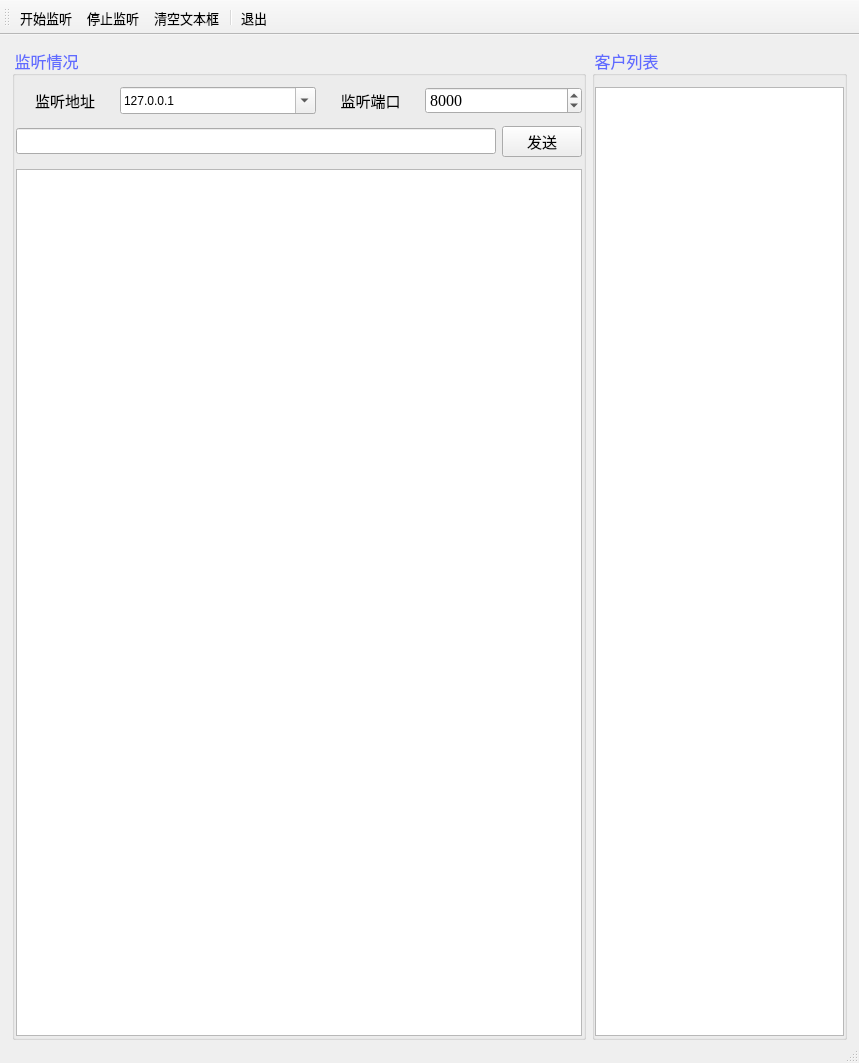
<?xml version="1.0" encoding="UTF-8"?>
<ui version="4.0">
 <class>MainWindow</class>
 <widget class="QMainWindow" name="MainWindow">
  <property name="geometry">
   <rect>
    <x>0</x>
    <y>0</y>
    <width>859</width>
    <height>1063</height>
   </rect>
  </property>
  <property name="windowTitle">
   <string>服务端</string>
  </property>
  <property name="windowIcon">
   <iconset resource="../icons.qrc">
    <normaloff>:/icon/qrc/tcpserver.png</normaloff>:/icon/qrc/tcpserver.png</iconset>
  </property>
  <widget class="QWidget" name="centralWidget">
   <layout class="QGridLayout" name="gridLayout_3" rowstretch="1,1000,1" columnstretch="1,1000,1">
    <property name="bottomMargin">
     <number>0</number>
    </property>
    <item row="0" column="1">
     <spacer name="verticalSpacer_5">
      <property name="orientation">
       <enum>Qt::Vertical</enum>
      </property>
      <property name="sizeHint" stdset="0">
       <size>
        <width>20</width>
        <height>6</height>
       </size>
      </property>
     </spacer>
    </item>
    <item row="1" column="0">
     <spacer name="horizontalSpacer_5">
      <property name="orientation">
       <enum>Qt::Horizontal</enum>
      </property>
      <property name="sizeHint" stdset="0">
       <size>
        <width>7</width>
        <height>20</height>
       </size>
      </property>
     </spacer>
    </item>
    <item row="1" column="1">
     <layout class="QHBoxLayout" name="horizontalLayout_3" stretch="90,40">
      <item>
       <widget class="QGroupBox" name="gbListen">
        <property name="font">
         <font>
          <family>微软雅黑</family>
          <pointsize>12</pointsize>
         </font>
        </property>
        <property name="styleSheet">
         <string notr="true">QGroupBox:title { 
	color: rgb(96, 107, 255);
}

QComboBox{
	font: 12pt &quot;Times New Roman&quot;;
}

QSpinBox{
	font: 12pt &quot;Times New Roman&quot;;
}</string>
        </property>
        <property name="title">
         <string>监听情况</string>
        </property>
        <layout class="QGridLayout" name="gridLayout" rowstretch="1,1000,1" columnstretch="1,1000,1">
         <property name="leftMargin">
          <number>0</number>
         </property>
         <property name="topMargin">
          <number>10</number>
         </property>
         <property name="rightMargin">
          <number>0</number>
         </property>
         <property name="bottomMargin">
          <number>0</number>
         </property>
         <property name="spacing">
          <number>0</number>
         </property>
         <item row="0" column="1">
          <spacer name="verticalSpacer">
           <property name="orientation">
            <enum>Qt::Vertical</enum>
           </property>
           <property name="sizeHint" stdset="0">
            <size>
             <width>20</width>
             <height>4</height>
            </size>
           </property>
          </spacer>
         </item>
         <item row="1" column="0">
          <spacer name="horizontalSpacer">
           <property name="orientation">
            <enum>Qt::Horizontal</enum>
           </property>
           <property name="sizeHint" stdset="0">
            <size>
             <width>3</width>
             <height>20</height>
            </size>
           </property>
          </spacer>
         </item>
         <item row="1" column="1">
          <layout class="QVBoxLayout" name="verticalLayout">
           <property name="spacing">
            <number>12</number>
           </property>
           <item>
            <layout class="QHBoxLayout" name="horizontalLayout" stretch="5,10,5,8">
             <item>
              <widget class="QLabel" name="lblAddress">
               <property name="font">
                <font>
                 <pointsize>10</pointsize>
                </font>
               </property>
               <property name="text">
                <string>&lt;html&gt;&lt;head/&gt;&lt;body&gt;&lt;p align=&quot;center&quot;&gt;&lt;span style=&quot; font-size:11pt;&quot;&gt;监听地址&lt;/span&gt;&lt;/p&gt;&lt;/body&gt;&lt;/html&gt;</string>
               </property>
              </widget>
             </item>
             <item>
              <widget class="QComboBox" name="cmbIPAddress">
               <property name="sizePolicy">
                <sizepolicy hsizetype="Preferred" vsizetype="Preferred">
                 <horstretch>0</horstretch>
                 <verstretch>0</verstretch>
                </sizepolicy>
               </property>
               <property name="font">
                <font>
                 <family>Times New Roman</family>
                 <pointsize>12</pointsize>
                </font>
               </property>
               <property name="statusTip">
                <string/>
               </property>
               <property name="editable">
                <bool>true</bool>
               </property>
               <property name="currentText">
                <string>127.0.0.1</string>
               </property>
               <property name="currentIndex">
                <number>0</number>
               </property>
               <item>
                <property name="text">
                 <string>127.0.0.1</string>
                </property>
               </item>
              </widget>
             </item>
             <item>
              <widget class="QLabel" name="lblPort">
               <property name="font">
                <font>
                 <pointsize>10</pointsize>
                </font>
               </property>
               <property name="text">
                <string>&lt;html&gt;&lt;head/&gt;&lt;body&gt;&lt;p align=&quot;center&quot;&gt;&lt;span style=&quot; font-size:11pt;&quot;&gt;监听端口&lt;/span&gt;&lt;/p&gt;&lt;/body&gt;&lt;/html&gt;</string>
               </property>
              </widget>
             </item>
             <item>
              <widget class="QSpinBox" name="spbPort">
               <property name="sizePolicy">
                <sizepolicy hsizetype="Minimum" vsizetype="Preferred">
                 <horstretch>0</horstretch>
                 <verstretch>0</verstretch>
                </sizepolicy>
               </property>
               <property name="font">
                <font>
                 <family>Times New Roman</family>
                 <pointsize>12</pointsize>
                 <weight>50</weight>
                 <italic>false</italic>
                 <bold>false</bold>
                </font>
               </property>
               <property name="minimum">
                <number>1</number>
               </property>
               <property name="maximum">
                <number>65535</number>
               </property>
               <property name="value">
                <number>8000</number>
               </property>
              </widget>
             </item>
            </layout>
           </item>
           <item>
            <layout class="QHBoxLayout" name="horizontalLayout_2">
             <item>
              <widget class="QLineEdit" name="edtMessage">
               <property name="font">
                <font>
                 <family>微软雅黑</family>
                 <pointsize>10</pointsize>
                </font>
               </property>
               <property name="statusTip">
                <string>发送内容</string>
               </property>
              </widget>
             </item>
             <item>
              <widget class="QPushButton" name="btnSendMessage">
               <property name="font">
                <font>
                 <family>微软雅黑</family>
                 <pointsize>11</pointsize>
                </font>
               </property>
               <property name="statusTip">
                <string>发送信息</string>
               </property>
               <property name="text">
                <string>发送</string>
               </property>
              </widget>
             </item>
            </layout>
           </item>
           <item>
            <widget class="QPlainTextEdit" name="edtOutputShow">
             <property name="font">
              <font>
               <family>微软雅黑</family>
               <pointsize>10</pointsize>
              </font>
             </property>
             <property name="readOnly">
              <bool>true</bool>
             </property>
            </widget>
           </item>
          </layout>
         </item>
         <item row="1" column="2">
          <spacer name="horizontalSpacer_2">
           <property name="orientation">
            <enum>Qt::Horizontal</enum>
           </property>
           <property name="sizeHint" stdset="0">
            <size>
             <width>40</width>
             <height>20</height>
            </size>
           </property>
          </spacer>
         </item>
         <item row="2" column="1">
          <spacer name="verticalSpacer_2">
           <property name="orientation">
            <enum>Qt::Vertical</enum>
           </property>
           <property name="sizeHint" stdset="0">
            <size>
             <width>20</width>
             <height>40</height>
            </size>
           </property>
          </spacer>
         </item>
        </layout>
       </widget>
      </item>
      <item>
       <widget class="QGroupBox" name="gbClient">
        <property name="font">
         <font>
          <family>微软雅黑</family>
          <pointsize>12</pointsize>
         </font>
        </property>
        <property name="styleSheet">
         <string notr="true">QGroupBox:title { 
	color: rgb(96, 107, 255);
}</string>
        </property>
        <property name="title">
         <string>客户列表</string>
        </property>
        <layout class="QGridLayout" name="gridLayout_2" rowstretch="1,1000,1" columnstretch="1,1000,1">
         <property name="leftMargin">
          <number>0</number>
         </property>
         <property name="topMargin">
          <number>10</number>
         </property>
         <property name="rightMargin">
          <number>0</number>
         </property>
         <property name="bottomMargin">
          <number>0</number>
         </property>
         <property name="spacing">
          <number>0</number>
         </property>
         <item row="0" column="1">
          <spacer name="verticalSpacer_3">
           <property name="orientation">
            <enum>Qt::Vertical</enum>
           </property>
           <property name="sizeHint" stdset="0">
            <size>
             <width>20</width>
             <height>0</height>
            </size>
           </property>
          </spacer>
         </item>
         <item row="1" column="0">
          <spacer name="horizontalSpacer_3">
           <property name="orientation">
            <enum>Qt::Horizontal</enum>
           </property>
           <property name="sizeHint" stdset="0">
            <size>
             <width>0</width>
             <height>20</height>
            </size>
           </property>
          </spacer>
         </item>
         <item row="1" column="1">
          <widget class="QListView" name="lstClientView">
           <property name="font">
            <font>
             <family>Times New Roman</family>
             <pointsize>12</pointsize>
            </font>
           </property>
          </widget>
         </item>
         <item row="1" column="2">
          <spacer name="horizontalSpacer_4">
           <property name="orientation">
            <enum>Qt::Horizontal</enum>
           </property>
           <property name="sizeHint" stdset="0">
            <size>
             <width>40</width>
             <height>20</height>
            </size>
           </property>
          </spacer>
         </item>
         <item row="2" column="1">
          <spacer name="verticalSpacer_4">
           <property name="orientation">
            <enum>Qt::Vertical</enum>
           </property>
           <property name="sizeHint" stdset="0">
            <size>
             <width>20</width>
             <height>40</height>
            </size>
           </property>
          </spacer>
         </item>
        </layout>
       </widget>
      </item>
     </layout>
    </item>
    <item row="1" column="2">
     <spacer name="horizontalSpacer_6">
      <property name="orientation">
       <enum>Qt::Horizontal</enum>
      </property>
      <property name="sizeHint" stdset="0">
       <size>
        <width>40</width>
        <height>20</height>
       </size>
      </property>
     </spacer>
    </item>
    <item row="2" column="1">
     <spacer name="verticalSpacer_6">
      <property name="orientation">
       <enum>Qt::Vertical</enum>
      </property>
      <property name="sizeHint" stdset="0">
       <size>
        <width>20</width>
        <height>40</height>
       </size>
      </property>
     </spacer>
    </item>
   </layout>
  </widget>
  <widget class="QMenuBar" name="menuBar">
   <property name="geometry">
    <rect>
     <x>0</x>
     <y>0</y>
     <width>859</width>
     <height>30</height>
    </rect>
   </property>
  </widget>
  <widget class="QToolBar" name="mainToolBar">
   <property name="font">
    <font>
     <family>微软雅黑</family>
     <pointsize>10</pointsize>
    </font>
   </property>
   <property name="toolButtonStyle">
    <enum>Qt::ToolButtonTextUnderIcon</enum>
   </property>
   <attribute name="toolBarArea">
    <enum>TopToolBarArea</enum>
   </attribute>
   <attribute name="toolBarBreak">
    <bool>false</bool>
   </attribute>
   <addaction name="action_startListen"/>
   <addaction name="action_stopListen"/>
   <addaction name="action_clearOutput"/>
   <addaction name="separator"/>
   <addaction name="action_exit"/>
  </widget>
  <widget class="QStatusBar" name="statusbar"/>
  <action name="action_startListen">
   <property name="icon">
    <iconset resource="../icons.qrc">
     <normaloff>:/icon/qrc/620.bmp</normaloff>:/icon/qrc/620.bmp</iconset>
   </property>
   <property name="text">
    <string>开始监听</string>
   </property>
  </action>
  <action name="action_stopListen">
   <property name="icon">
    <iconset resource="../icons.qrc">
     <normaloff>:/icon/qrc/624.bmp</normaloff>:/icon/qrc/624.bmp</iconset>
   </property>
   <property name="text">
    <string>停止监听</string>
   </property>
  </action>
  <action name="action_clearOutput">
   <property name="icon">
    <iconset resource="../icons.qrc">
     <normaloff>:/icon/qrc/212.bmp</normaloff>:/icon/qrc/212.bmp</iconset>
   </property>
   <property name="text">
    <string>清空文本框</string>
   </property>
  </action>
  <action name="action_exit">
   <property name="icon">
    <iconset resource="../icons.qrc">
     <normaloff>:/icon/qrc/132.bmp</normaloff>:/icon/qrc/132.bmp</iconset>
   </property>
   <property name="text">
    <string>退出</string>
   </property>
  </action>
 </widget>
 <layoutdefault spacing="6" margin="11"/>
 <resources>
  <include location="../icons.qrc"/>
 </resources>
 <connections/>
</ui>
